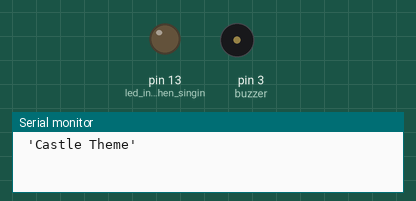
Simulated run of this sketch. Board: Arduino Uno, built with avr-gcc and run on an emulated ATmega328P. On the bench: output pins drawn as LEDs (lit = HIGH), buzzer (waves = sounding), the last lines printed to the serial monitor.

Above: at 7.1 s.
At 38.57 s:
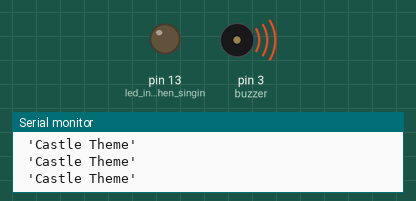
Timing chart, 0 to 40.0 s (numbered marks = the images above):
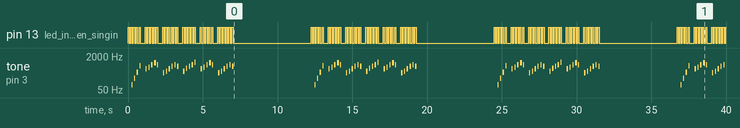

The sketch:

sketch_may31a.ino
```cpp
/* Arduino Mario Bros Tunes With Piezo Buzzer and PWM

             by : ARDUTECH
  Connect the positive side of the Buzzer to pin 3,
  then the negative side to a 1k ohm resistor. Connect
  the other side of the 1 k ohm resistor to
  ground(GND) pin on the Arduino.
  */

#define NOTE_B0  31
#define NOTE_C1  33
#define NOTE_CS1 35
#define NOTE_D1  37
#define NOTE_DS1 39
#define NOTE_E1  41
#define NOTE_F1  44
#define NOTE_FS1 46
#define NOTE_G1  49
#define NOTE_GS1 52
#define NOTE_A1  55
#define NOTE_AS1 58
#define NOTE_B1  62
#define NOTE_C2  65
#define NOTE_CS2 69
#define NOTE_D2  73
#define NOTE_DS2 78
#define NOTE_E2  82
#define NOTE_F2  87
#define NOTE_FS2 93
#define NOTE_G2  98
#define NOTE_GS2 104
#define NOTE_A2  110
#define NOTE_AS2 117
#define NOTE_B2  123
#define NOTE_C3  131
#define NOTE_CS3 139
#define NOTE_D3  147
#define NOTE_DS3 156
#define NOTE_E3  165
#define NOTE_F3  175
#define NOTE_FS3 185
#define NOTE_G3  196
#define NOTE_GS3 208
#define NOTE_A3  220
#define NOTE_AS3 233
#define NOTE_B3  247
#define NOTE_C4  262
#define NOTE_CS4 277
#define NOTE_D4  294
#define NOTE_DS4 311
#define NOTE_E4  330
#define NOTE_F4  349
#define NOTE_FS4 370
#define NOTE_G4  392
#define NOTE_GS4 415
#define NOTE_A4  440
#define NOTE_AS4 466
#define NOTE_B4  494
#define NOTE_C5  523
#define NOTE_CS5 554
#define NOTE_D5  587
#define NOTE_DS5 622
#define NOTE_E5  659
#define NOTE_F5  698
#define NOTE_FS5 740
#define NOTE_G5  784
#define NOTE_GS5 831
#define NOTE_A5  880
#define NOTE_AS5 932
#define NOTE_B5  988
#define NOTE_C6  1047
#define NOTE_CS6 1109
#define NOTE_D6  1175
#define NOTE_DS6 1245
#define NOTE_E6  1319
#define NOTE_F6  1397
#define NOTE_FS6 1480
#define NOTE_G6  1568
#define NOTE_GS6 1661
#define NOTE_A6  1760
#define NOTE_AS6 1865
#define NOTE_B6  1976
#define NOTE_C7  2093
#define NOTE_CS7 2217
#define NOTE_D7  2349
#define NOTE_DS7 2489
#define NOTE_E7  2637
#define NOTE_F7  2794
#define NOTE_FS7 2960
#define NOTE_G7  3136
#define NOTE_GS7 3322
#define NOTE_A7  3520
#define NOTE_AS7 3729
#define NOTE_B7  3951
#define NOTE_C8  4186
#define NOTE_CS8 4435
#define NOTE_D8  4699
#define NOTE_DS8 4978

#define melodyPin 3
// Mario main theme melody
int melody[] = {
  NOTE_E7, NOTE_E7, 0, NOTE_E7,
  0, NOTE_C7, NOTE_E7, 0,
  NOTE_G7, 0, 0,  0,
  NOTE_G6, 0, 0, 0,

  NOTE_C7, 0, 0, NOTE_G6,
  0, 0, NOTE_E6, 0,
  0, NOTE_A6, 0, NOTE_B6,
  0, NOTE_AS6, NOTE_A6, 0,

  NOTE_G6, NOTE_E7, NOTE_G7,
  NOTE_A7, 0, NOTE_F7, NOTE_G7,
  0, NOTE_E7, 0, NOTE_C7,
  NOTE_D7, NOTE_B6, 0, 0,

  NOTE_C7, 0, 0, NOTE_G6,
  0, 0, NOTE_E6, 0,
  0, NOTE_A6, 0, NOTE_B6,
  0, NOTE_AS6, NOTE_A6, 0,

  NOTE_G6, NOTE_E7, NOTE_G7,
  NOTE_A7, 0, NOTE_F7, NOTE_G7,
  0, NOTE_E7, 0, NOTE_C7,
  NOTE_D7, NOTE_B6, 0, 0
};
// Mario main theme tempo
int tempo[] = {
  12, 12, 12, 12,
  12, 12, 12, 12,
  12, 12, 12, 12,
  12, 12, 12, 12,

  12, 12, 12, 12,
  12, 12, 12, 12,
  12, 12, 12, 12,
  12, 12, 12, 12,

  9, 9, 9,
  12, 12, 12, 12,
  12, 12, 12, 12,
  12, 12, 12, 12,

  12, 12, 12, 12,
  12, 12, 12, 12,
  12, 12, 12, 12,
  12, 12, 12, 12,

  9, 9, 9,
  12, 12, 12, 12,
  12, 12, 12, 12,
  12, 12, 12, 12,
};
// Underworld melody
int underworld_melody[] = {
  NOTE_C4, NOTE_C5, NOTE_A3, NOTE_A4,
  NOTE_AS3, NOTE_AS4, 0,
  0,
  NOTE_C4, NOTE_C5, NOTE_A3, NOTE_A4,
  NOTE_AS3, NOTE_AS4, 0,
  0,
  NOTE_F3, NOTE_F4, NOTE_D3, NOTE_D4,
  NOTE_DS3, NOTE_DS4, 0,
  0,
  NOTE_F3, NOTE_F4, NOTE_D3, NOTE_D4,
  NOTE_DS3, NOTE_DS4, 0,
  0, NOTE_DS4, NOTE_CS4, NOTE_D4,
  NOTE_CS4, NOTE_DS4,
  NOTE_DS4, NOTE_GS3,
  NOTE_G3, NOTE_CS4,
  NOTE_C4, NOTE_FS4, NOTE_F4, NOTE_E3, NOTE_AS4, NOTE_A4,
  NOTE_GS4, NOTE_DS4, NOTE_B3,
  NOTE_AS3, NOTE_A3, NOTE_GS3,
  0, 0, 0
};
// Underworld tempo
int underworld_tempo[] = {
  12, 12, 12, 12,
  12, 12, 6,
  3,
  12, 12, 12, 12,
  12, 12, 6,
  3,
  12, 12, 12, 12,
  12, 12, 6,
  3,
  12, 12, 12, 12,
  12, 12, 6,
  6, 18, 18, 18,
  6, 6,
  6, 6,
  6, 6,
  18, 18, 18, 18, 18, 18,
  10, 10, 10,
  10, 10, 10,
  3, 3, 3
};

int castle_melody[] = {
  NOTE_F1, NOTE_F2, NOTE_F3, NOTE_F4, NOTE_F5, 0, NOTE_B4, NOTE_D5,
  NOTE_G5, NOTE_B5, NOTE_G5, 0, NOTE_E4, NOTE_G4, NOTE_B4, NOTE_E5,
  NOTE_G5, NOTE_E5, 0, NOTE_G4, NOTE_C5, NOTE_E5, NOTE_G5, NOTE_C6,
  0, NOTE_B4, NOTE_D5, NOTE_G5, NOTE_B5, NOTE_G5, 0, NOTE_E4, NOTE_G4,
  NOTE_B4, NOTE_E5, NOTE_G5, NOTE_E5, 0
};

// Castle theme tempo
int castle_tempo[] = {
  12, 12, 12, 12, 12, 6, 12, 12,
  12, 12, 12, 6, 12, 12, 12, 12,
  12, 12, 6, 12, 12, 12, 12, 12,
  6, 12, 12, 12, 12, 12, 6, 12, 12,
  12, 12, 12, 12, 12, 6
};

void setup(void)
{
  pinMode(3, OUTPUT); // buzzer
  pinMode(13, OUTPUT); // led indicator when singing a note
  Serial.begin(9600);
}

void loop()
{
  // sing the tunes
//  sing(2);  // Underworld Theme
//  sing(2);
    sing(3);  // Castle Theme
    delay(5000);
}

void sing(int s) {
  // iterate over the notes of the melody:
  int song = s;
  if (song == 1) {
    Serial.println(" 'Mario Theme'");
    int size = sizeof(melody) / sizeof(int);
    for (int thisNote = 0; thisNote < size; thisNote++) {
      int noteDuration = 1000 / tempo[thisNote];
      buzz(melodyPin, melody[thisNote], noteDuration);
      int pauseBetweenNotes = noteDuration * 1.30;
      delay(pauseBetweenNotes);
      buzz(melodyPin, 0, noteDuration);
    }
  } else if (song == 2) {
    Serial.println(" 'Underworld Theme'");
    int size = sizeof(underworld_melody) / sizeof(int);
    for (int thisNote = 0; thisNote < size; thisNote++) {
      int noteDuration = 1000 / underworld_tempo[thisNote];
      buzz(melodyPin, underworld_melody[thisNote], noteDuration);
      int pauseBetweenNotes = noteDuration * 1.30;
      delay(pauseBetweenNotes);
      buzz(melodyPin, 0, noteDuration);
    }
  } else if (song == 3) {
    Serial.println(" 'Castle Theme'");
    int size = sizeof(castle_melody) / sizeof(int);
    for (int thisNote = 0; thisNote < size; thisNote++) {
      int noteDuration = 1000 / castle_tempo[thisNote];
      buzz(melodyPin, castle_melody[thisNote], noteDuration);
      int pauseBetweenNotes = noteDuration * 1.30;
      delay(pauseBetweenNotes);
      buzz(melodyPin, 0, noteDuration);
    }
  }
}

void buzz(int targetPin, long frequency, long length) {
  digitalWrite(13, HIGH);
  long delayValue = 1000000 / frequency / 2;
  long numCycles = frequency * length / 1000;
  for (long i = 0; i < numCycles; i++) {
    digitalWrite(targetPin, HIGH);
    delayMicroseconds(delayValue);
    digitalWrite(targetPin, LOW);
    delayMicroseconds(delayValue);
  }
  digitalWrite(13, LOW);
}
```

Measured:
- by itself, pin 13 (led_indicator_when_singin): moves between LOW and HIGH, repeating every 12.2 s
- by itself, tone on pin 3 (buzzer): plays 87 Hz for 0.08 s, 175 Hz for 0.08 s, 348 Hz for 0.08 s, 694 Hz for 0.08 s, 492 Hz for 0.08 s, 584 Hz for 0.08 s … (107 notes in this stretch)
